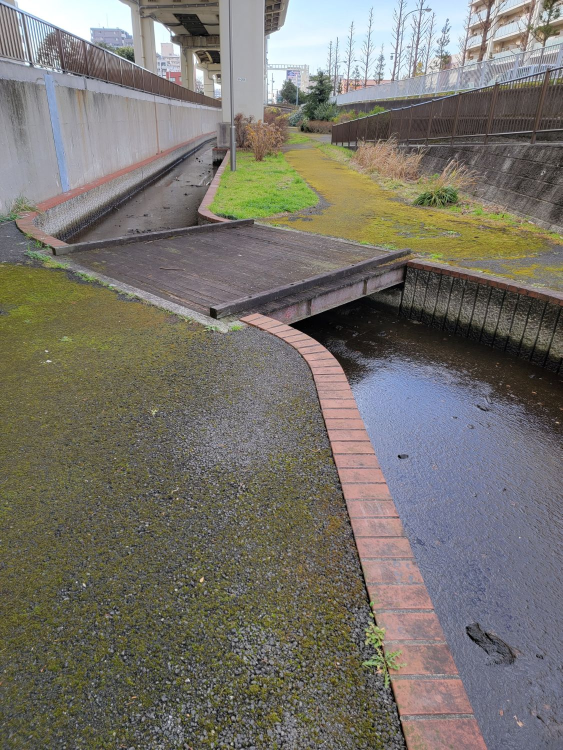
#> input picture photos/misc3/canal-path-bridge.jpg, 1125 x 1500 px, found by its file name (shown at 1/2 size)
$ python tex_67.py
#> lines starting #> are read from the running program, lines starting #| are printed output that depends on the picture
"""Textures for queue item 67 (photos/misc3/canal-path-bridge.jpg).
  cn_path   the mossy gravel walkway, seamless      cn_wall   the channel's ribbed concrete wall, seamless along x
  cn_water  the shallow dark water over silt, seamless
"""
import os, numpy as np, cv2
OUT = "assets/textures"
def seamless(p, size, flat=8, axis="both"):
    p = cv2.resize(p, size, interpolation=cv2.INTER_AREA).astype(np.float32); w, h = size
    r = np.roll(np.roll(p, h // 2 if axis != "x" else 0, 0), w // 2 if axis != "y" else 0, 1)
    wx = np.minimum(np.minimum(np.arange(w), w - 1 - np.arange(w)) / (w / 2), 1) if axis != "y" else np.ones(w)
    wy = np.minimum(np.minimum(np.arange(h), h - 1 - np.arange(h)) / (h / 2), 1) if axis != "x" else np.ones(h)
    m = np.minimum(wy[:, None], wx[None, :])[:, :, None] ** 0.6
    out = p * m + r * (1 - m)
    if flat: low = cv2.GaussianBlur(out, (0, 0), w / flat); out = out - low + low.mean((0, 1))
    return out.clip(0, 255).astype(np.uint8)
def save(n, a): cv2.imwrite(os.path.join(OUT, n + ".png"), a); print("wrote", n)
im = cv2.imread("photos/misc3/canal-path-bridge.jpg"); H, W = im.shape[:2]
#> further down, im is the input picture: shape (1500, 1125, 3); mean B, G, R 107.6, 115.3, 118.7
#> after `H, W = im.shape[:2]`: H = 1500; W = 1125
c = lambda x0, y0, x1, y1: im[int(y0 * H):int(y1 * H), int(x0 * W):int(x1 * W)]
save("cn_path", seamless(c(0.02, 0.66, 0.58, 0.98), (512, 512)))
#> in save, `cv2.imwrite(os.path.join(OUT, n + '.png'), a)`:
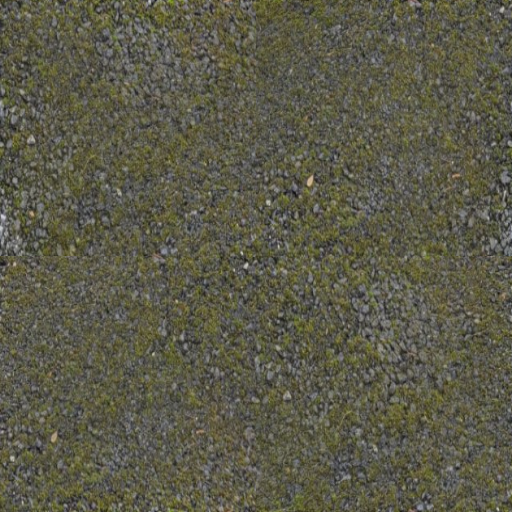
#> saved as cn_path.png: shape (512, 512, 3); mean B, G, R 73, 90.2, 91.6
save("cn_wall", seamless(c(0.8, 0.405, 0.99, 0.47), (512, 128), 0, "x"))
#> call 2 of save, with n = 'cn_wall'
#> in save (call 2), `cv2.imwrite(os.path.join(OUT, n + '.png'), a)`:
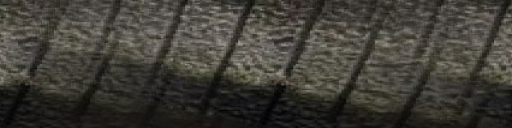
#> saved as cn_wall.png: shape (128, 512, 3); mean B, G, R 54.8, 61.4, 63.8
save("cn_water", seamless(c(0.79, 0.58, 0.99, 0.8), (512, 512), 6))
#> call 3 of save, with n = 'cn_water'
#> in save (call 3), `cv2.imwrite(os.path.join(OUT, n + '.png'), a)`:
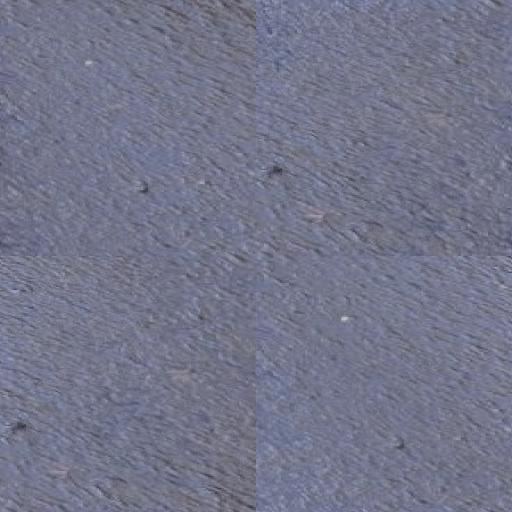
#> saved as cn_water.png: shape (512, 512, 3); mean B, G, R 138.5, 117.4, 114.9
